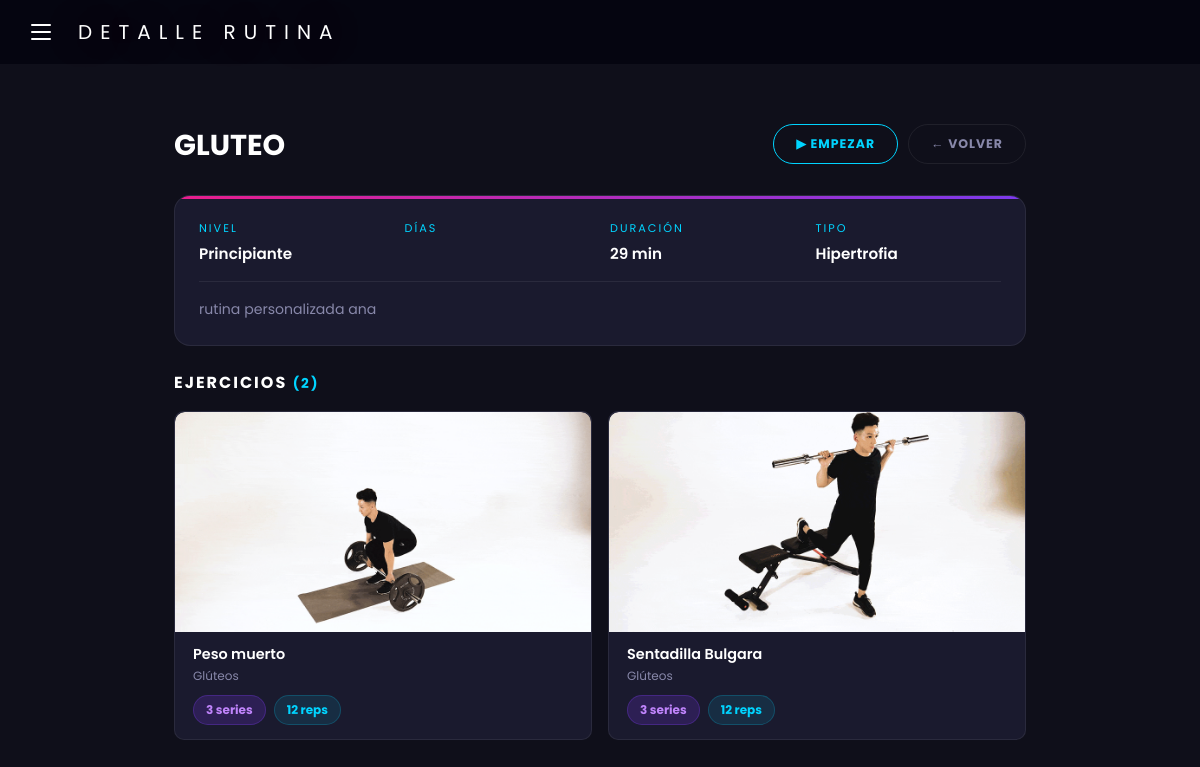
Page /rutinas/2/ (signed in) on the earlier database version.
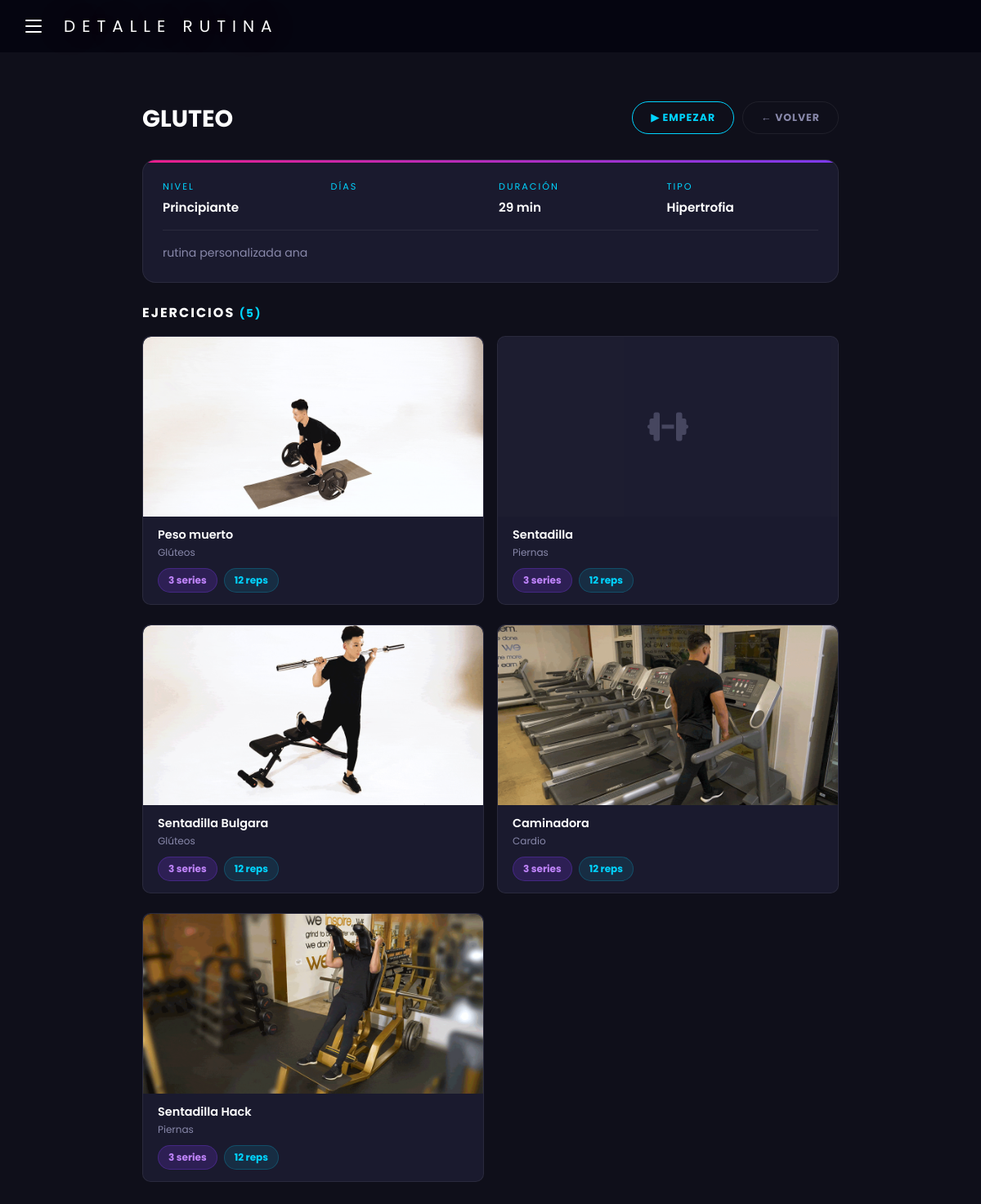
Same page on the later database version.
### rutinas/models.py (models this page shows, shortened)
class Rutina(models.Model):
    TIPO_RUTINA = [
        ('predeterminada', 'Predeterminada'),
        ('personal', 'Personal'),
    ]
    TIPO_ENTRENAMIENTO = [
        ('crossfit',     'CrossFit'),
        ('fuerza',       'Fuerza'),
        ('cardio',       'Cardio'),
        ('funcional',    'Funcional'),
        ('hipertrofia',  'Hipertrofia'),
        ('flexibilidad', 'Flexibilidad'),
    ]
    NIVELES = [
        ('principiante', 'Principiante'),
        ('intermedio',   'Intermedio'),
        ('avanzado',     'Avanzado'),
    ]
    DIAS = [
        ('lun', 'Lunes'),
        ('mar', 'Martes'),
        ('mie', 'Miércoles'),
        ('jue', 'Jueves'),
        ('vie', 'Viernes'),
        ('sab', 'Sábado'),
        ('dom', 'Domingo'),
    ]
    id_rutina = models.AutoField(primary_key=True)
    id_usuario = models.ForeignKey(Usuario, on_delete=models.CASCADE, related_name='rutinas')
    nombre_rutina = models.CharField(max_length=100)
    descripcion = models.TextField(max_length=500, blank=True)
    tipo_rutina = models.CharField(max_length=20, choices=TIPO_RUTINA, default='personal')
    tipo_entrenamiento = models.CharField(max_length=20, choices=TIPO_ENTRENAMIENTO, default='funcional')
    duracion = models.IntegerField(default=45)
    nivel = models.CharField(max_length=20, choices=NIVELES, default='principiante')
    dias = models.CharField(max_length=50, blank=True)
    creada_en = models.DateTimeField(auto_now_add=True)
    fecha_creacion = models.DateTimeField(auto_now_add=True)
    def get_dias_lista(self):
        return self.dias.split(',') if self.dias else []
    def get_dias_display(self):
        dias_dict = dict(self.DIAS)
        return ', '.join([dias_dict.get(d, d) for d in self.get_dias_lista()])

class RutinaEjercicio(models.Model):
    MODO = [
    ('repeticiones', 'Repeticiones'),
    ('tiempo', 'Tiempo'),
    ]
    UNIDAD_TIEMPO = [
    ('segundos', 'Segundos'),
    ('minutos', 'Minutos'),
    ('Horas', 'Horas'),
    ]
    id_rutina = models.ForeignKey(Rutina, on_delete=models.CASCADE, related_name='ejercicios')
    id_ejercicio = models.ForeignKey(Ejercicio, on_delete=models.CASCADE, related_name='rutinas')
    series = models.IntegerField(default=3)
    repeticiones = models.IntegerField(default=12)
    orden = models.IntegerField(default=0)
    modo = models.CharField(max_length=15, choices=MODO, default='repeticiones')
    duracion = models.IntegerField(default=30)
    unidad_tiempo = models.CharField(max_length=10, choices=UNIDAD_TIEMPO, default='segundos')
    class Meta:
        ordering = ['orden']

class Ejercicio(models.Model):
    GRUPOS = [
        ('pecho', 'Pecho'),
        ('espalda', 'Espalda'),
        ('hombros', 'Hombros'),
        ('biceps', 'Bíceps'),
        ('triceps', 'Tríceps'),
        ('piernas', 'Piernas'),
        ('gluteos', 'Glúteos'),
        ('core', 'Core'),
        ('cardio', 'Cardio'),
    ]
    id_ejercicio = models.AutoField(primary_key=True)
    nombreEjercicio = models.CharField(max_length=100)
    grupo_muscular = models.CharField(max_length=20, choices=GRUPOS, default='core')
    imagen = models.ImageField(upload_to='ejercicios/', blank=True, null=True)
    video = models.FileField(upload_to='ejercicios/videos/', blank=True, null=True)

### rutinas/views.py (the view)
# urls.py: path('<int:pk>/', views.detalle_rutina, name='detalle_rutina'),
@login_required
def detalle_rutina(request, pk):
    rutina = get_object_or_404(Rutina, pk=pk, id_usuario=request.user)
    return render(request, 'rutinas/detalle.html', {
        'rutina': rutina
    })

### templates/rutinas/detalle.html (shortened to what this page needs)
{% load static %}
<!DOCTYPE html>
<html lang="es">
<head>
  <link rel="stylesheet" href="https://cdnjs.cloudflare.com/ajax/libs/font-awesome/6.5.0/css/all.min.css">
  <link rel="stylesheet" href="{% static 'css/rutinas.css' %}">
</head>
<body>
  <header class="topbar">
    <label for="sidebar-toggle" class="menu-btn" aria-label="Menú">
      <span></span><span></span><span></span>
    </label>
    <span class="topbar-title">DETALLE RUTINA</span>
  </header>
  <main class="main">
    <div class="detalle-header">
      <h2 class="detalle-titulo">{{ rutina.nombre_rutina|upper }}</h2>
      <div class="detalle-acciones">
       <a href="{% url 'iniciar_entrenamiento' rutina.pk %}" class="btn-empezar-detalle">▶ Empezar</a>
        <a href="{% url 'lista_rutinas' %}" class="btn-volver">← Volver</a>
      </div>
    </div>
    <div class="info-card">
      <div class="info-grid">
        <div class="info-item">
          <label>Nivel</label>
          <p>{{ rutina.get_nivel_display }}</p>
        </div>
        <div class="info-item">
          <label>Días</label>
        </div>
        <div class="info-item">
          <label>Duración</label>
          <p>{{ rutina.duracion }} min</p>
        </div>
        <div class="info-item">
          <label>Tipo</label>
          <p>{{ rutina.get_tipo_entrenamiento_display }}</p>
        </div>
      </div>
      {% if rutina.descripcion %}
      <div class="detalle-desc">{{ rutina.descripcion }}</div>
      {% endif %}
    </div>
    <p class="ejercicios-titulo">
      EJERCICIOS <span>({{ rutina.ejercicios.count }})</span>
    </p>
<div class="ejercicios-lista">
{% for re in rutina.ejercicios.all %}
<div class="ejercicio-item">
  {% if re.id_ejercicio.video %}
    <div class="ejercicio-media">
      <video controls>
        <source src="{{ re.id_ejercicio.video.url }}" type="video/mp4">
      </video>
    </div>
  {% elif re.id_ejercicio.imagen %}
    <div class="ejercicio-media">
      <img src="{{ re.id_ejercicio.imagen.url }}" alt="{{ re.id_ejercicio.nombreEjercicio }}">
    </div>
  {% else %}
    <div class="ejercicio-media ejercicio-media--vacio">
      <i class="fa-solid fa-dumbbell"></i>
    </div>
  {% endif %}
  <div class="ejercicio-info">
    <div class="ejercicio-nombre">{{ re.id_ejercicio.nombreEjercicio }}</div>
    <div class="ejercicio-grupo">{{ re.id_ejercicio.get_grupo_muscular_display }}</div>
  </div>
  <div class="ejercicio-badges">
    <span class="badge badge-series">{{ re.series }} series</span>
    <span class="badge badge-reps">{{ re.repeticiones }} reps</span>
  </div>
</div>
{% empty %}
  <p style="color:var(--text-muted); text-align:center; padding:20px;">
    Esta rutina no tiene ejercicios.
  </p>
{% endfor %}
</div>
  </main>
</body>
</html>

Differences in the rows shown:
computed for Rutina "GLUTEO": ejercicios.count "2" → "5"
added RutinaEjercicio: id_ejercicio.nombreEjercicio "Sentadilla", id_ejercicio.grupo_muscular "Piernas", series "3", repeticiones "12"
added RutinaEjercicio: id_ejercicio.imagen (picture), id_ejercicio.nombreEjercicio "Caminadora", id_ejercicio.grupo_muscular "Cardio", series "3", repeticiones "12"
added RutinaEjercicio: id_ejercicio.imagen (picture), id_ejercicio.nombreEjercicio "Sentadilla Hack", id_ejercicio.grupo_muscular "Piernas", series "3", repeticiones "12"
